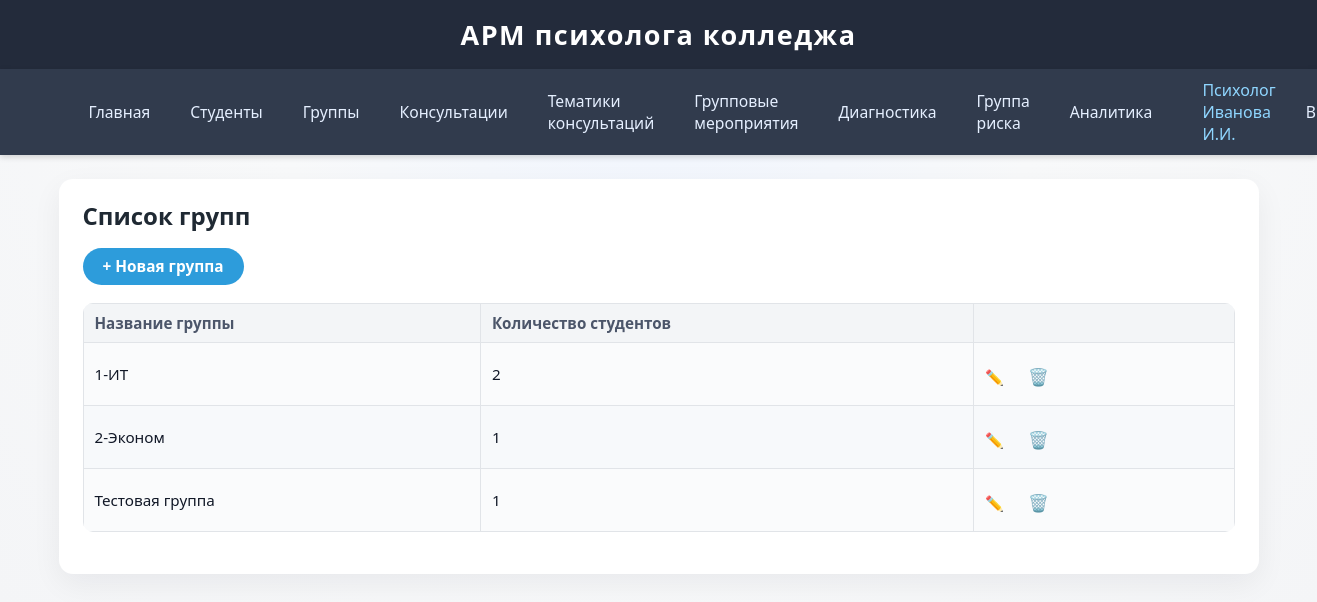
Page /groups/ (signed in) on the earlier database version.
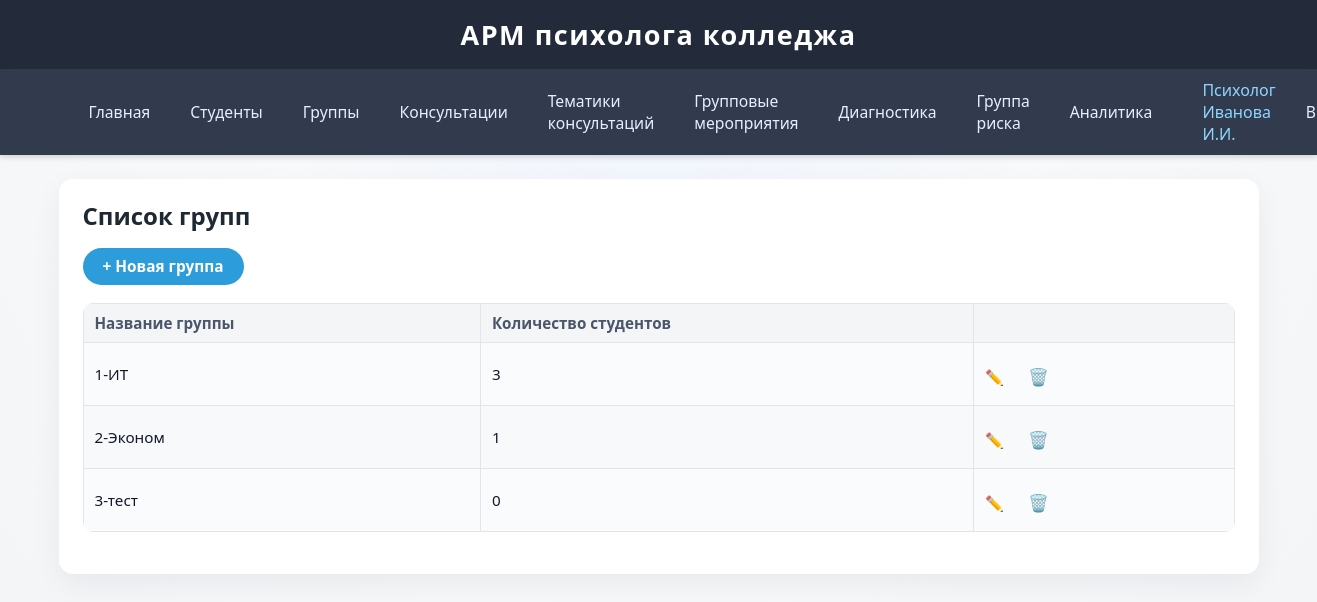
Same page on the later database version.
### app/models.py (models this page shows)
class Group(db.Model):
    __tablename__ = 'groups'
    id = db.Column(db.Integer, primary_key=True)
    name = db.Column(db.String(64), unique=True, nullable=False)
    students = db.relationship('Student', backref='group', lazy=True)
    events = db.relationship('GroupEvent', backref='group', lazy=True)

### app/routes/groups.py (the view)
@groups_bp.route('/')
@login_required
def list_groups():
    groups = Group.query.all()
    return render_template('groups/list.html', groups=groups)

### app/templates/groups/list.html (shortened to what this page needs)
{% extends 'base.html' %}
{% block content %}
<h2>Список групп</h2>
<div style="margin-bottom: 18px;">
    <a href="{{ url_for('groups.add_group') }}" class="btn btn-primary">+ Новая группа</a>
</div>
<table>
    <thead>
        <tr>
            <th>Название группы</th>
            <th>Количество студентов</th>
            <th></th>
        </tr>
    </thead>
    <tbody>
        {% for group in groups %}
        <tr>
            <td>{{ group.name }}</td>
            <td>{{ group.students|length }}</td>
            <td>
                <a href="{{ url_for('groups.edit_group', group_id=group.id) }}" title="Редактировать">✏️</a>
                <form method="post" action="{{ url_for('groups.delete_group', group_id=group.id) }}"
                      style="display:inline;" class="delete-form">
                    <button type="submit" title="Удалить" style="background:none;border:none;color:#e74c3c;font-size:1.1em;cursor:pointer;">🗑️</button>
                </form>
            </td>
        </tr>
        {% else %}
        <tr>
            <td colspan="3"><i>Нет групп.</i></td>
        </tr>
        {% endfor %}
    </tbody>
</table>
{% endblock %}

Differences in the rows shown:
computed for Group "1-ИТ": students|length "2" → "3"
changed Group: name "Тестовая группа" → "3-тест"; students|length "1" → "0"
